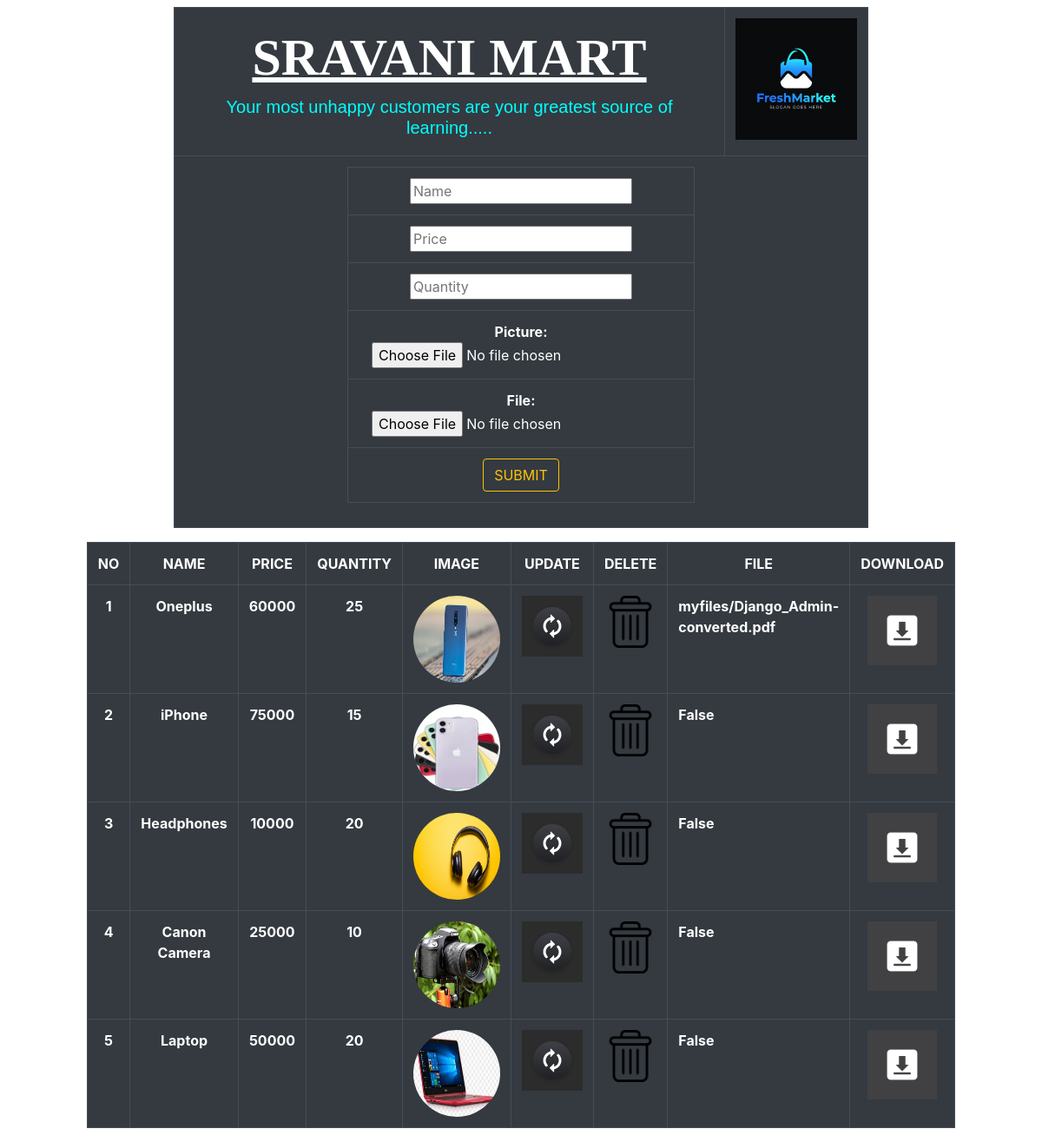
The page / on the database its author committed.
### app1/models.py (models this page shows)
class Product(models.Model):
    idno=models.AutoField(primary_key=True)
    Name=models.CharField(max_length=50)
    Price=models.IntegerField()
    Quantity=models.IntegerField()
    Picture=models.ImageField(upload_to='myproducts/')
    file=models.FileField(default=False,upload_to='myfiles/')

### app1/views.py (the view)
# urls.py: path('',views.Showindex,name="main"),
def Showindex(request):
    res=Product.objects.all()
    return render(request,"index.html",{"data":res})

### templates/index.html (shortened to what this page needs)
{% extends 'common.html' %}
{% block sravani %}
    {% load static %}
<table class="table table-bordered table-dark" style="width: 800px" align="center" >
    <tr><th class="header"><u>SRAVANI MART</u><h5 style="color: cyan;font-family: Arial"><marquee>Your most unhappy customers are your greatest source of learning.....</marquee></h5></th>
        <th class="header"><img src="{% static 'images/marttt.jpg' %}" width="140" height="140"></th></tr>
    <tr>
        <th colspan="2">
            <form action="{% url 'saveproducts' %}" method="post" enctype="multipart/form-data">
            <table class="table table-bordered table-dark" style="width: 400px" align="center">
    <tr><th  class="rows"><input type="text" name="p1" required placeholder="Name"></th></tr>
    <tr><th  class="rows"><input type="text" name="p2" required placeholder="Price"></th></tr>
    <tr><th class="rows"><input type="text" name="p3" required placeholder="Quantity"></th></tr>
    <tr><th  class="rows">Picture:<input type="file" name="p4" required></th></tr>
                <tr><th  class="rows">File:<input type="file" name="p5" required></th></tr>
            <tr><th  class="rows"><button type="submit"  class="btn btn-outline-warning">SUBMIT</button> </th></tr>
        </table>
            </form>
     </th></tr>
    <table class="table table-bordered table-dark" style="width: 1000px" align="center">
    {% if data %}
        <tr><th class="viewpro">NO</th>
    <th class="viewpro">NAME</th>
    <th class="viewpro">PRICE</th>
    <th class="viewpro">QUANTITY</th>
    <th class="viewpro">IMAGE</th>
    <th class="viewpro">UPDATE</th>
    <th class="viewpro">DELETE</th>
    <th class="viewpro">FILE</th>
    <th class="viewpro">DOWNLOAD</th>
        </tr>
        {% for x in data %}
            <tr>
                <th class="viewpro">{{ x.idno }}</th>
                <th class="viewpro">{{ x.Name }}</th>
                <th class="viewpro">{{x.Price }}</th>
                <th class="viewpro">{{ x.Quantity }}</th>
                <th id="img" class="viewpro" ><img  class="rounded-circle" src="{{ x.Picture.url }}" width="100px" height="100px"></th>
                <th class="viewpro"><a href="{% url 'update' %}?id={{x.idno}}"><img src="{% static 'images/up.jpg' %}" height="70px" width="70px"></a></th>
                <th class="viewpro"><a href="{% url 'delete' %}?id={{ x.idno }}"><img src="{% static 'images/delete3.png' %}" height="60px" width="60px"></a> </th>
                <th>{{ x.file }}</th>
                <th class="viewpro"><a download="" href="{{ x.file }}"><img src="{% static 'images/doo.jpg' %}" height="80px" width="80px"></a> </th></tr>
        {% endfor %}
        {% else %}
        <tr><th style="font-size: 50px;text-align: center;color: fuchsia;">Products not avilable</th></tr>
    {% endif %}
    </table>
</table>
{% endblock %}

### templates/common.html (shortened to what this page needs)
<!doctype html>
<html lang="en">
  <head>
    <link rel="stylesheet" href="https://stackpath.bootstrapcdn.com/bootstrap/4.5.0/css/bootstrap.min.css">
  </head>
  <body>
    {% block sravani %}
    {% endblock %}
  </body>
</html>

### templates/index.html (style rules this page uses)
.header { font-family: "Times New Roman"; font-size: 60px; text-align: center; }
.rows { text-align: center; }
.viewpro { text-align: center; }

### rows shown on the page
Product: idno "1", Name "Oneplus", Price "60000", Quantity "25", Picture (picture), file "myfiles/Django_Admin-converted.pdf"
Product: idno "2", Name "iPhone", Price "75000", Quantity "15", Picture (picture), file "False"
Product: idno "3", Name "Headphones", Price "10000", Quantity "20", Picture (picture), file "False"
Product: idno "4", Name "Canon Camera", Price "25000", Quantity "10", Picture (picture), file "False"
Product: idno "5", Name "Laptop", Price "50000", Quantity "20", Picture (picture), file "False"
